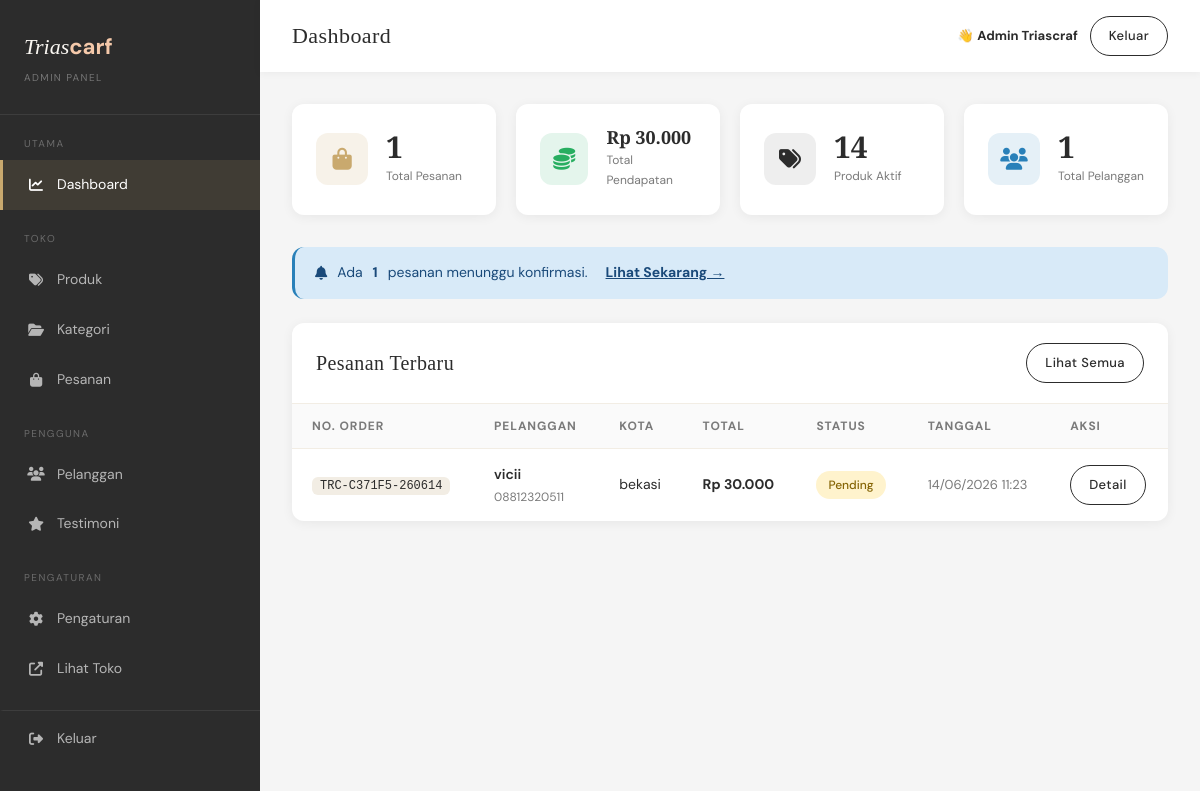
The page /triascraf/admin/ (signed in) on the database its author committed.
### tables this page shows
CREATE TABLE `orders` (
  `id` int(11) NOT NULL,
  `user_id` int(11) DEFAULT NULL,
  `order_code` varchar(30) NOT NULL,
  `name` varchar(100) NOT NULL,
  `email` varchar(150) NOT NULL,
  `phone` varchar(20) NOT NULL,
  `address` text NOT NULL,
  `city` varchar(100) NOT NULL,
  `province` varchar(100) NOT NULL,
  `postal_code` varchar(10) DEFAULT NULL,
  `notes` text DEFAULT NULL,
  `total_price` decimal(12,2) NOT NULL,
  `status` enum('pending','confirmed','shipped','delivered','cancelled') DEFAULT 'pending',
  `created_at` timestamp NOT NULL DEFAULT current_timestamp()
);

### triascraf/includes/config.php (called while the page is built, shortened)
<?php
function formatPrice($price) {
    return 'Rp ' . number_format($price, 0, ',', '.');
}
?>

### triascraf/admin/index.php (the view, shortened to what this page needs)
<?php
require_once '../includes/config.php';
require_once 'includes/auth.php';
$totalOrders   = $conn->query("SELECT COUNT(*) as c FROM orders")->fetch_assoc()['c'];
$totalRevenue  = $conn->query("SELECT SUM(total_price) as s FROM orders WHERE status != 'cancelled'")->fetch_assoc()['s'] ?? 0;
$totalProducts = $conn->query("SELECT COUNT(*) as c FROM products WHERE is_active=1")->fetch_assoc()['c'];
$totalUsers    = $conn->query("SELECT COUNT(*) as c FROM users WHERE role='user'")->fetch_assoc()['c'];
$pendingOrders = $conn->query("SELECT COUNT(*) as c FROM orders WHERE status='pending'")->fetch_assoc()['c'];
$recentOrders  = $conn->query("SELECT * FROM orders ORDER BY created_at DESC LIMIT 10");
?>
<?php include 'includes/admin_header.php'; ?>
<div class="stats-grid">
    <div class="stat-card">
        <div class="stat-icon gold"><i class="fas fa-shopping-bag"></i></div>
        <div><div class="stat-num"><?= $totalOrders ?></div><div class="stat-label">Total Pesanan</div></div>
    </div>
    <div class="stat-card">
        <div class="stat-icon green"><i class="fas fa-coins"></i></div>
        <div><div class="stat-num" style="font-size:18px"><?= formatPrice($totalRevenue) ?></div><div class="stat-label">Total Pendapatan</div></div>
    </div>
    <div class="stat-card">
        <div class="stat-icon dark"><i class="fas fa-tags"></i></div>
        <div><div class="stat-num"><?= $totalProducts ?></div><div class="stat-label">Produk Aktif</div></div>
    </div>
    <div class="stat-card">
        <div class="stat-icon blue"><i class="fas fa-users"></i></div>
        <div><div class="stat-num"><?= $totalUsers ?></div><div class="stat-label">Total Pelanggan</div></div>
    </div>
</div>
<?php if ($pendingOrders > 0): ?>
<div class="alert alert-info" style="margin-bottom:24px">
    <i class="fas fa-bell"></i> Ada <strong><?= $pendingOrders ?></strong> pesanan menunggu konfirmasi.
    <a href="<?= BASE_URL ?>/admin/pages/orders.php?status=pending" style="color:var(--rose);font-weight:700;margin-left:8px">Lihat Sekarang →</a>
</div>
<?php endif; ?>
<div class="admin-table-box">
    <div class="admin-table-header">
        <h3>Pesanan Terbaru</h3>
        <a href="<?= BASE_URL ?>/admin/pages/orders.php" class="btn btn-outline btn-sm">Lihat Semua</a>
    </div>
    <table class="admin-table">
        <thead>
            <tr><th>No. Order</th><th>Pelanggan</th><th>Kota</th><th>Total</th><th>Status</th><th>Tanggal</th><th>Aksi</th></tr>
        </thead>
        <tbody>
        <?php while($order = $recentOrders->fetch_assoc()): ?>
        <tr>
            <td><code style="background:var(--ivory);padding:2px 8px;border-radius:6px;font-size:12px"><?= $order['order_code'] ?></code></td>
            <td>
                <div style="font-weight:600"><?= htmlspecialchars($order['name']) ?></div>
                <div style="font-size:12px;color:var(--muted)"><?= htmlspecialchars($order['phone']) ?></div>
            </td>
            <td><?= htmlspecialchars($order['city']) ?></td>
            <td style="font-weight:700;color:var(--rose)"><?= formatPrice($order['total_price']) ?></td>
            <td><span class="status-badge status-<?= $order['status'] ?>"><?= ucfirst($order['status']) ?></span></td>
            <td style="font-size:13px;color:var(--muted)"><?= date('d/m/Y H:i', strtotime($order['created_at'])) ?></td>
            <td><a href="<?= BASE_URL ?>/admin/pages/orders.php?view=<?= $order['id'] ?>" class="btn btn-outline btn-sm">Detail</a></td>
        </tr>
        <?php endwhile; ?>
        </tbody>
    </table>
</div>
<?php include 'includes/admin_footer.php'; ?>

### triascraf/assets/css/style.css (style rules this page uses)
:root { --cream: #FAF7F2; --ivory: #F2EDE4; --rose-gold: #C9A96E; --rose-deep: #A8834A; --sage: #6B7B6E; --sage-light: #E8EDE9; --charcoal: #2C2C2C; --muted: #7A7A7A; --white: #FFFFFF; --error: #C0392B; --success: #27AE60; --shadow-sm: 0 2px 12px rgba(0,0,0,0.06); --shadow-md: 0 8px 32px rgba(0,0,0,0.10); --shadow-lg: 0 20px 60px rgba(0,0,0,0.12); --radius: 12px; --radius-lg: 20px; --transition: 0.3s ease; }
* { margin: 0; padding: 0; box-sizing: border-box; }
html { scroll-behavior: smooth; }
body { font-family: 'DM Sans', sans-serif; background: var(--cream); color: var(--charcoal); font-size: 15px; line-height: 1.7; }
h1, h2, h3 { font-family: 'Cormorant Garamond', serif; font-weight: 400; letter-spacing: 0.02em; line-height: 1.2; }
.btn { display: inline-flex; align-items: center; gap: 8px; padding: 12px 28px; border-radius: 50px; font-family: 'DM Sans', sans-serif; font-size: 14px; font-weight: 500; cursor: pointer; border: none; text-decoration: none; transition: all var(--transition); letter-spacing: 0.03em; }
.btn-outline { background: transparent; border: 1.5px solid var(--charcoal); color: var(--charcoal); }
.btn-sm { padding: 8px 18px; font-size: 13px; }
.alert { padding: 14px 20px; border-radius: var(--radius); margin-bottom: 20px; font-size: 14px; display: flex; align-items: center; gap: 10px; }
.alert-info { background: #D8EAF8; color: #1A4A7A; border-left: 3px solid #2980B9; }
.stats-grid { display: grid; grid-template-columns: repeat(auto-fit, minmax(200px, 1fr)); gap: 20px; margin-bottom: 32px; }
.stat-card { background: white; border-radius: var(--radius); padding: 24px; box-shadow: var(--shadow-sm); display: flex; align-items: center; gap: 18px; }
.stat-icon { width: 52px; height: 52px; border-radius: var(--radius); display: flex; align-items: center; justify-content: center; font-size: 22px; }
.stat-icon.gold { background: rgba(201,169,110,0.15); color: var(--rose-gold); }
.stat-icon.dark { background: rgba(44,44,44,0.08); color: var(--charcoal); }
.stat-icon.green { background: rgba(39,174,96,0.12); color: var(--success); }
.stat-icon.blue { background: rgba(41,128,185,0.12); color: #2980B9; }
.stat-num { font-family: 'Cormorant Garamond', serif; font-size: 30px; font-weight: 600; line-height: 1; }
.stat-label { font-size: 12px; color: var(--muted); margin-top: 4px; }
.admin-table-box { background: white; border-radius: var(--radius); box-shadow: var(--shadow-sm); overflow: hidden; }
.admin-table-header { padding: 20px 24px; border-bottom: 1px solid var(--ivory); display: flex; align-items: center; justify-content: space-between; }
.admin-table-header h3 { font-size: 20px; }
.admin-table { width: 100%; border-collapse: collapse; }
.admin-table th { text-align: left; padding: 12px 20px; font-size: 12px; letter-spacing: 0.08em; text-transform: uppercase; color: var(--muted); background: #FAFAFA; border-bottom: 1px solid var(--ivory); }
.admin-table td { padding: 14px 20px; border-bottom: 1px solid var(--ivory); font-size: 14px; }
.admin-table tr:last-child td { border-bottom: none; }
.status-badge { display: inline-flex; align-items: center; gap: 5px; padding: 4px 12px; border-radius: 50px; font-size: 12px; font-weight: 500; }
.status-pending { background: #FFF3CD; color: #856404; }

### rows shown on the page
orders: order_code "TRC-C371F5-260614", name "vicii", phone "08812320511", city "bekasi", total_price "Rp 30.000", status "Pending", created_at "14/06/2026 11:23"

### other values the page prints
$adminTitle "Dashboard"
$_SESSION['user_name'] "Admin Triascraf"
$totalOrders "1"
formatPrice($totalRevenue) "Rp 30.000"
$totalProducts "14"
$totalUsers "1"
$pendingOrders "1"
